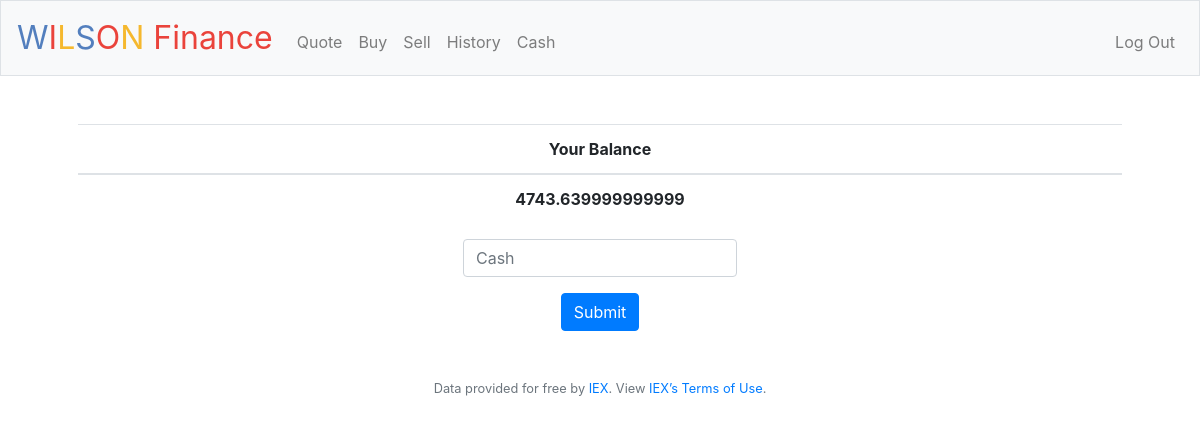
Before: /cash (signed in) with the older database file.
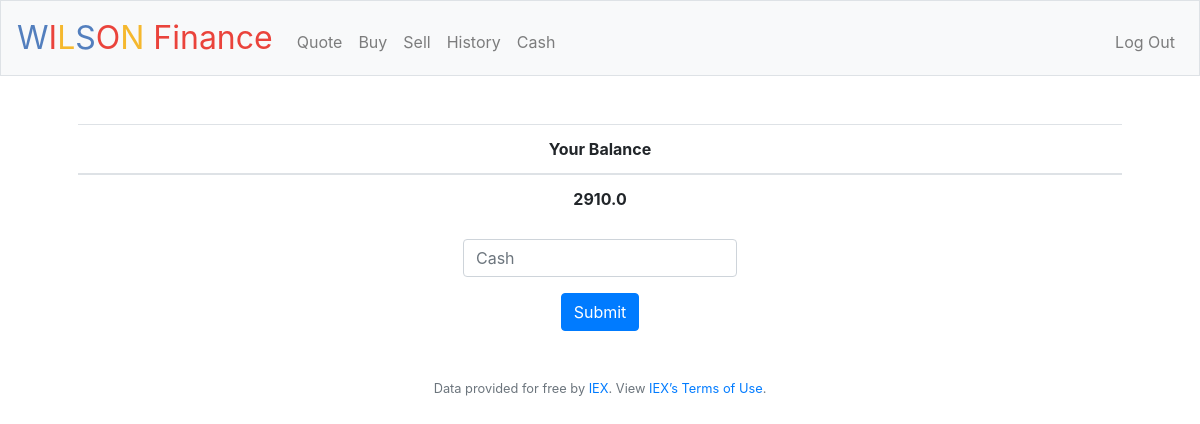
After: the same page with the newer database file.
### tables this page shows
CREATE TABLE users (id INTEGER, username TEXT NOT NULL, hash TEXT NOT NULL, cash NUMERIC NOT NULL DEFAULT 10000.00, PRIMARY KEY(id));

### application.py (the view)
@app.route("/cash", methods=["GET", "POST"])
@login_required
def cash():
    cash = db.execute("SELECT cash FROM users WHERE id = ?", session["user_id"])
    cashValue = float(cash[0]["cash"])
    if request.method == "POST":
        newCash = int(request.form.get("newcash"))
        balance = cashValue + newcash
        newBalance = db.execute("UPDATE users SET cash = ? WHERE id = ?", balance, session["user_id"])
        return render_template("cash2.html", balance=balance, cashValue=cashValue, newCash=newCash)
    return render_template("cash.html", cashValue=cashValue)

### application.py (called while the page is built)
@app.after_request
def after_request(response):
    response.headers["Cache-Control"] = "no-cache, no-store, must-revalidate"
    response.headers["Expires"] = 0
    response.headers["Pragma"] = "no-cache"
    return response

### helpers.py (called while the page is built)
def login_required(f):
    @wraps(f)
    def decorated_function(*args, **kwargs):
        if session.get("user_id") is None:
            return redirect("/login")
        return f(*args, **kwargs)
    return decorated_function

### templates/cash.html (shortened to what this page needs)
{% extends "layout.html" %}
{% block main %}
    <table class="table">
        <tr>
          <th scope="col">Your Balance</th>
        </tr>
      <tbody>
        <tr>
          <th scope="row">{{ cashValue }}</th>
        </tr>
      </tbody>
    </table>
    <form action="/buy" method="post">
        <div class="form-group">
            <input autocomplete="off" autofocus class="form-control" name="newCash" placeholder="Cash" type="text">
        </div>
        <button class="btn btn-primary" type="submit">Submit</button>
    </form>
{% endblock %}

Changed rows visible on the page:
no longer on this page (row edited): users: cash "4743.639999999999"
Other visible differences:
{{ cashValue }}: (not shown) → "2910.0"
